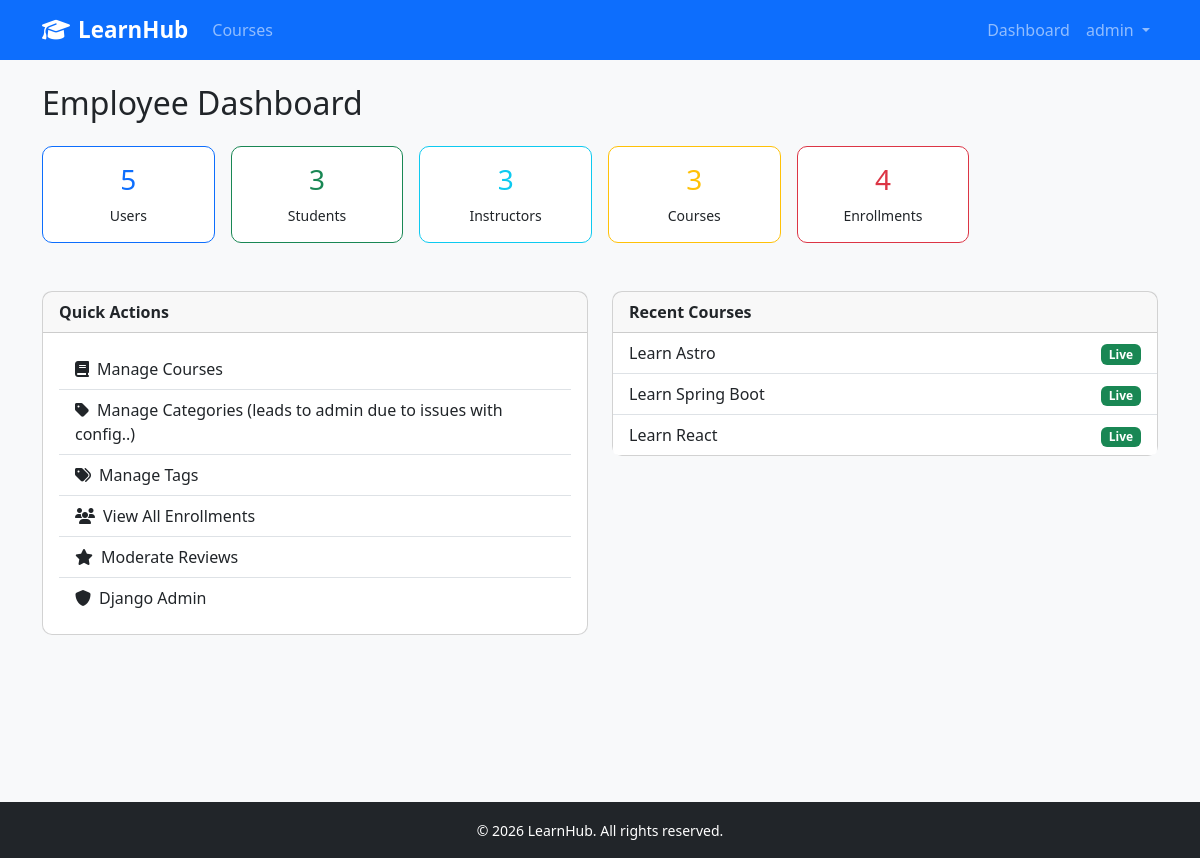
/dashboard/employee/ (signed in), run on the app's committed database.
### accounts/models.py (models this page shows, shortened)
class User(AbstractUser):
    ROLE_CHOICES = [
        ("student", "Student"),
        ("instructor", "Instructor"),
        ("employee", "Employee"),
    ]
    role = models.CharField(max_length=20, choices=ROLE_CHOICES, default="student")
    avatar = models.ImageField(upload_to="avatars/", blank=True, null=True)
    bio = models.TextField(blank=True)

### courses/models.py (models this page shows, shortened)
class Course(models.Model):
    LEVEL_CHOICES = [
        ("beginner", "Beginner"),
        ("intermediate", "Intermediate"),
        ("advanced", "Advanced"),
    ]
    title = models.CharField(max_length=200)
    slug = models.SlugField(unique=True)
    description = models.TextField()
    instructor = models.ForeignKey(
        Instructor, on_delete=models.CASCADE, related_name="courses"
    )
    category = models.ForeignKey(
        Category, on_delete=models.SET_NULL, null=True, related_name="courses"
    )
    tags = models.ManyToManyField(Tag, blank=True, related_name="courses")
    price = models.DecimalField(max_digits=8, decimal_places=2, default=0.00)
    thumbnail = models.ImageField(upload_to="course_thumbnails/", blank=True, null=True)
    level = models.CharField(max_length=20, choices=LEVEL_CHOICES, default="Beginner")
    is_published = models.BooleanField(default=False)
    created_at = models.DateTimeField(auto_now_add=True)
    updated_at = models.DateTimeField(auto_now=True)
    class Meta:
        ordering = ["-created_at"]

### accounts/views.py (the view)
# urls.py: path("dashboard/employee/", views.employee_dashboard, name="employee_dashboard"),
@login_required
def employee_dashboard(request):
    if request.user.role != "employee":
        return redirect_by_role(request.user)
    from accounts.models import User, Student, Instructor
    context = {
        "total_users": User.objects.count(),
        "total_students": Student.objects.count(),
        "total_instructors": Instructor.objects.count(),
        "total_courses": Course.objects.count(),
        "total_enrollments": Enrollment.objects.count(),
        "recent_courses": Course.objects.order_by("-created_at")[:5],
        "recent_enrollments": Enrollment.objects.order_by("-enrolled_at")[:5],
    }
    return render(request, "accounts/employee_dashboard.html", context)

### templates/accounts/employee_dashboard.html (shortened to what this page needs)
{% extends "base.html" %}
{% block content %}
<h2 class="mb-4">Employee Dashboard</h2>
<div class="row g-3 mb-5">
  <div class="col-md-2 col-6">
    <div class="card text-center border-primary">
      <div class="card-body"><h3 class="text-primary">{{ total_users }}</h3><p class="mb-0 small">Users</p></div>
    </div>
  </div>
  <div class="col-md-2 col-6">
    <div class="card text-center border-success">
      <div class="card-body"><h3 class="text-success">{{ total_students }}</h3><p class="mb-0 small">Students</p></div>
    </div>
  </div>
  <div class="col-md-2 col-6">
    <div class="card text-center border-info">
      <div class="card-body"><h3 class="text-info">{{ total_instructors }}</h3><p class="mb-0 small">Instructors</p></div>
    </div>
  </div>
  <div class="col-md-2 col-6">
    <div class="card text-center border-warning">
      <div class="card-body"><h3 class="text-warning">{{ total_courses }}</h3><p class="mb-0 small">Courses</p></div>
    </div>
  </div>
  <div class="col-md-2 col-6">
    <div class="card text-center border-danger">
      <div class="card-body"><h3 class="text-danger">{{ total_enrollments }}</h3><p class="mb-0 small">Enrollments</p></div>
    </div>
  </div>
</div>
<div class="row g-4">
  <div class="col-md-6">
    <div class="card">
      <div class="card-header d-flex justify-content-between">
        <strong>Quick Actions</strong>
      </div>
      <div class="card-body">
        <div class="list-group list-group-flush">
          <a href="{% url 'courses:course_list' %}" class="list-group-item list-group-item-action">
            <i class="fa fa-book me-2"></i>Manage Courses
          </a>
          <a href="/admin/courses/category/" class="list-group-item list-group-item-action">
            <i class="fa fa-tag me-2"></i>Manage Categories (leads to admin due to issues with config..)
          </a>
          <a href="{% url 'courses:tag_list' %}" class="list-group-item list-group-item-action">
            <i class="fa fa-tags me-2"></i>Manage Tags
          </a>
          <a href="{% url 'enrollments:all_enrollments' %}" class="list-group-item list-group-item-action">
            <i class="fa fa-users me-2"></i>View All Enrollments
          </a>
          <a href="{% url 'reviews:moderate_reviews' %}" class="list-group-item list-group-item-action">
            <i class="fa fa-star me-2"></i>Moderate Reviews
          </a>
          <a href="/admin/" class="list-group-item list-group-item-action">
            <i class="fa fa-shield me-2"></i>Django Admin
          </a>
        </div>
      </div>
    </div>
  </div>
  <div class="col-md-6">
    <div class="card">
      <div class="card-header"><strong>Recent Courses</strong></div>
      <ul class="list-group list-group-flush">
        {% for course in recent_courses %}
        <li class="list-group-item d-flex justify-content-between">
          <span>{{ course.title }}</span>
          <span>
            {% if course.is_published %}
              <span class="badge bg-success">Live</span>
            {% else %}
              <span class="badge bg-secondary">Draft</span>
            {% endif %}
          </span>
        </li>
        {% endfor %}
      </ul>
    </div>
  </div>
</div>
{% endblock %}

### templates/base.html (shortened to what this page needs)
<!DOCTYPE html>
<html lang="en">
<head>
  <link rel="stylesheet" href="https://cdn.jsdelivr.net/npm/bootstrap@5.3.3/dist/css/bootstrap.min.css" />
  <link rel="stylesheet" href="https://cdnjs.cloudflare.com/ajax/libs/font-awesome/6.5.0/css/all.min.css" />
  <link rel="stylesheet" href="/static/css/main.css" />
</head>
<body>
<nav class="navbar navbar-expand-lg navbar-dark bg-primary">
  <div class="container">
    {% if user.is_authenticated %}
  {% if user.role == "student" %}
    <a class="navbar-brand fw-bold" href="{% url 'accounts:student_dashboard' %}">
  {% elif user.role == "instructor" %}
    <a class="navbar-brand fw-bold" href="{% url 'accounts:instructor_dashboard' %}">
  {% elif user.role == "employee" %}
    <a class="navbar-brand fw-bold" href="{% url 'accounts:employee_dashboard' %}">
  {% endif %}
{% else %}
  <a class="navbar-brand fw-bold" href="{% url 'courses:course_list' %}">
{% endif %}
  <i class="fa fa-graduation-cap me-2"></i>LearnHub
</a>
    <div class="collapse navbar-collapse" id="nav">
      <ul class="navbar-nav me-auto">
        <li class="nav-item">
          <a class="nav-link" href="{% url 'courses:course_list' %}">Courses</a>
        </li>
      </ul>
      <ul class="navbar-nav">
        {% if user.is_authenticated %}
          <li class="nav-item">
            {% if user.role == 'student' %}
              <a class="nav-link" href="{% url 'accounts:student_dashboard' %}">Dashboard</a>
            {% elif user.role == 'instructor' %}
              <a class="nav-link" href="{% url 'accounts:instructor_dashboard' %}">Dashboard</a>
            {% elif user.role == 'employee' %}
              <a class="nav-link" href="{% url 'accounts:employee_dashboard' %}">Dashboard</a>
            {% endif %}
          </li>
          <li class="nav-item dropdown">
            <a class="nav-link dropdown-toggle" href="#" data-bs-toggle="dropdown">
              {{ user.get_full_name|default:user.username }}
            </a>
          </li>
        {% else %}
          <li class="nav-item"><a class="nav-link" href="{% url 'accounts:login' %}">Login</a></li>
          <li class="nav-item"><a class="nav-link" href="{% url 'accounts:register_student' %}">Register</a></li>
        {% endif %}
      </ul>
    </div>
  </div>
</nav>
<main class="container my-4">
  {% block content %}{% endblock %}
</main>
<footer class="bg-dark text-white text-center py-3 mt-5">
  <small>&copy; 2026 LearnHub. All rights reserved.</small>
</footer>
</body>
</html>

### static/css/main.css (style rules this page uses)
body { background-color: #f8f9fa; }
.navbar-brand { font-size: 1.4rem; }
.card { border-radius: 10px; }
main.container { min-height: calc(100vh - 130px); }
.text-warning { color: #ffc107 !important; }

### data on the page
User: get_full_name "admin"
Course: title "Learn Astro", is_published "Live"
Course: title "Learn Spring Boot", is_published "Live"
Course: title "Learn React", is_published "Live"

### other printed values
{{ total_users }} "5"
{{ total_students }} "3"
{{ total_instructors }} "3"
{{ total_courses }} "3"
{{ total_enrollments }} "4"
